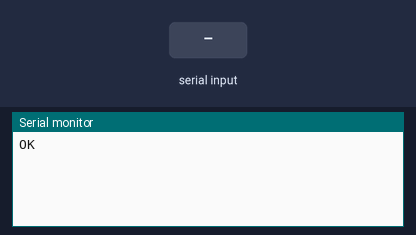
Simulated run of this sketch. Board: Arduino Uno, built with avr-gcc and run on an emulated ATmega328P. On the bench: the last lines printed to the serial monitor. Inputs (shaded band) come from the test bench. The modem accepts every AT command (registered, SIM ready, sends succeed) and sends nothing else.

Above: at 1.2 s.
1.3 s: "1" received over the second serial link
At 1.9 s:
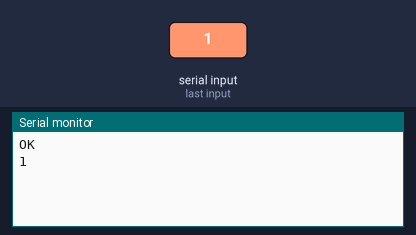
2.8 s: "0" received over the second serial link
At 4.3 s:
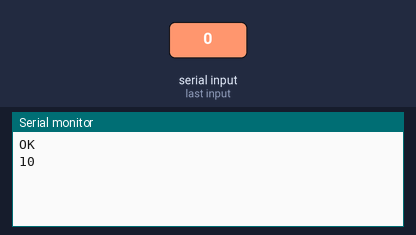

Measured:
- after the input at 1.3 s, the serial monitor: prints a new line at once (image 1)
- after the input at 2.8 s, the serial monitor: prints a new line at once (image 2)

The sketch:

SIM900test.ino
```cpp
//Serial Relay - Arduino will patch a
//serial link between the computer and the GPRS Shield
//at 19200 bps 8-N-1
//Computer is connected to Hardware UART
//GPRS Shield is connected to the Software UART

#include <SoftwareSerial.h>

SoftwareSerial mySerial(7, 8);

void setup()
{
  mySerial.begin(19200);               // the GPRS baud rate
  Serial.begin(19200);                 // the GPRS baud rate
  mySerial.println("AT+IPR=19200");    // Tell the SIM900 not to autobaud
}

void loop()
{
  if (mySerial.available())
    Serial.write(mySerial.read());
  if (Serial.available())
    mySerial.write(Serial.read());

}
```
